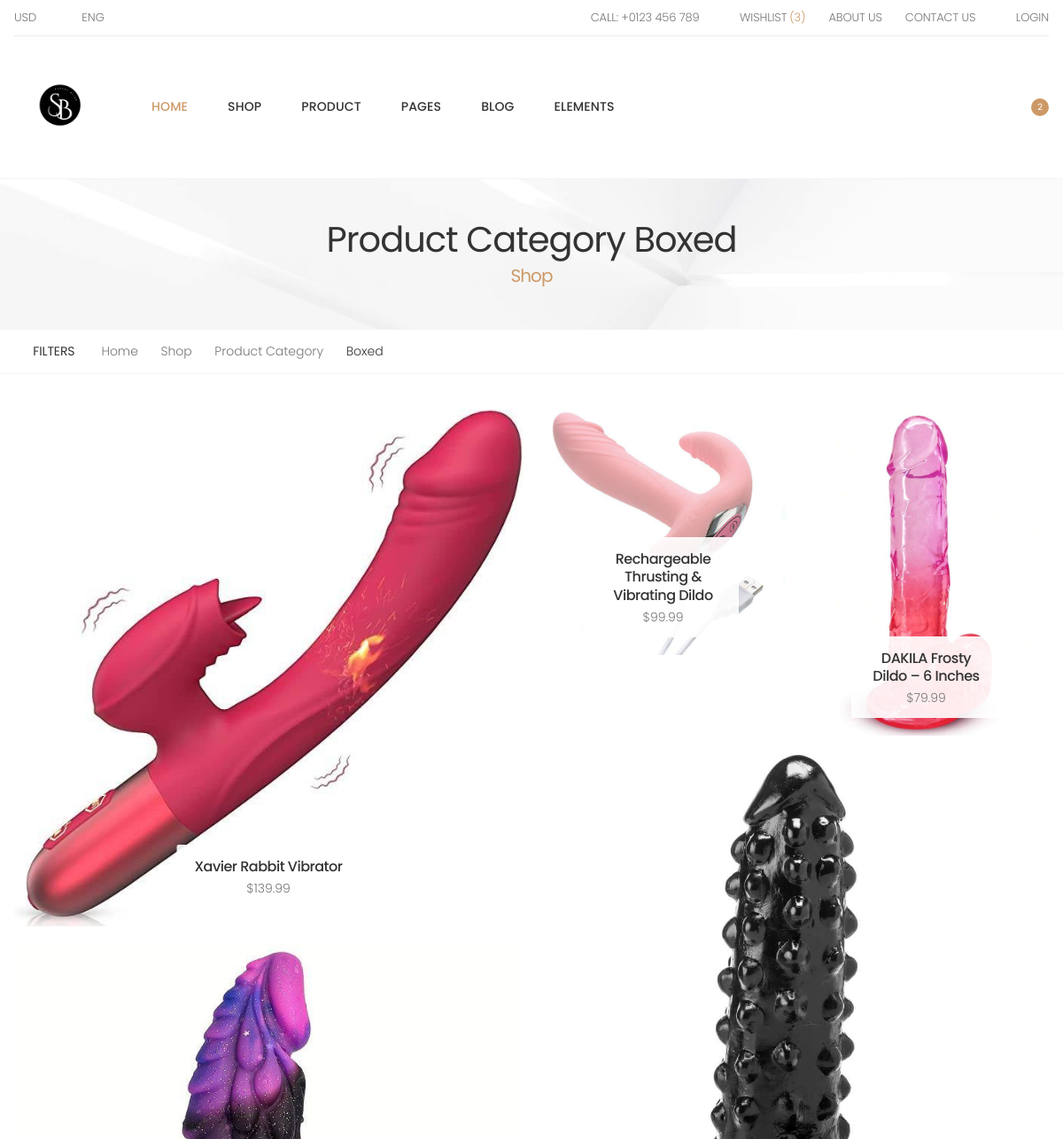
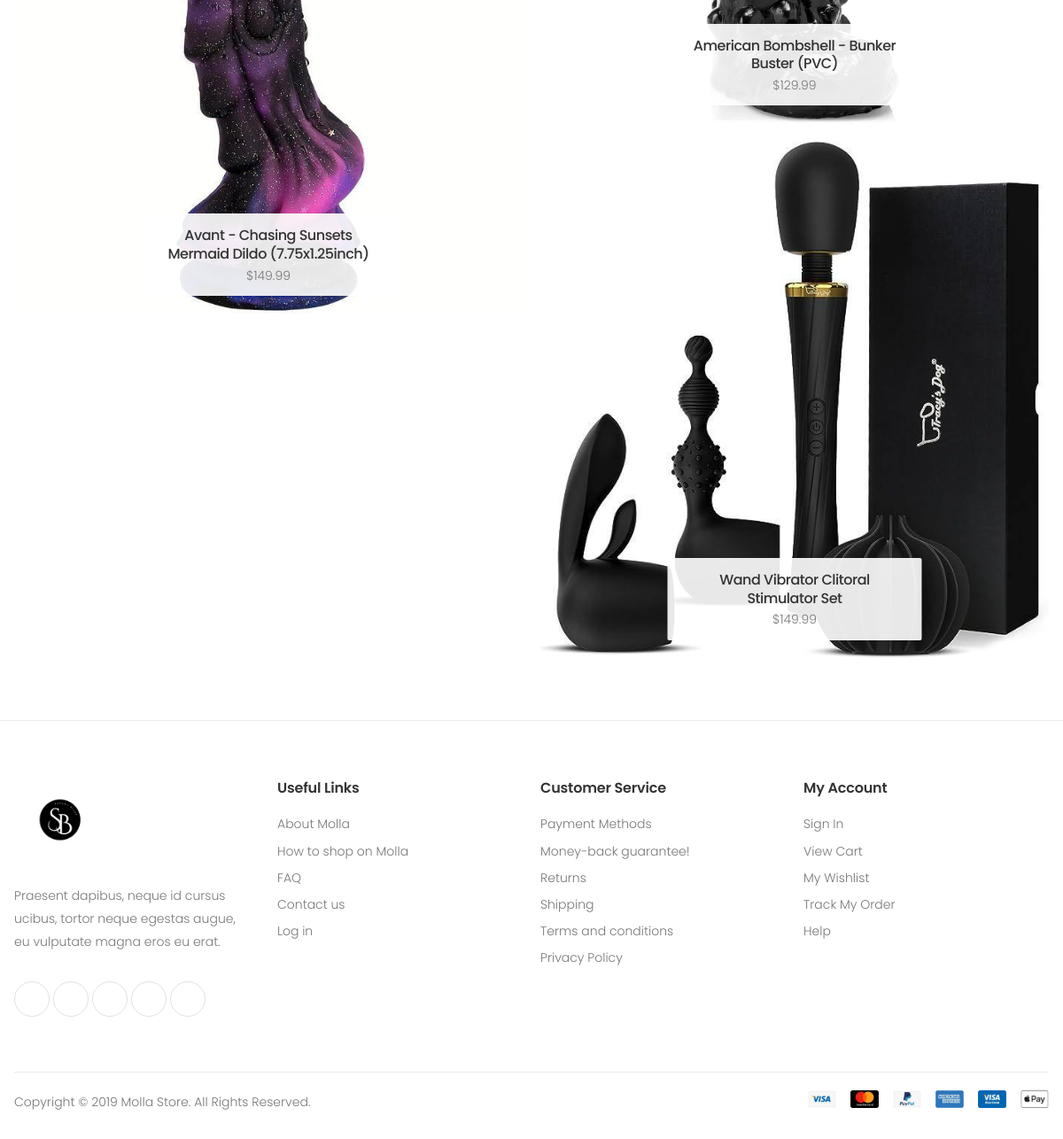
The page / on the database its author committed (2 pictures, top to bottom).
### ccapp/models.py (models this page shows)
class Product(models.Model):
    name = models.CharField(max_length=100)
    price = models.CharField(max_length=10)
    image = models.ImageField(upload_to='products/', blank=True, null=True)

### ccapp/views.py (the view)
# urls.py: path('', views.home, name='home'),
def home(request):
    products = Product.objects.all()
    return render(request, 'product-category-boxed.html', {'products': products})

### templates/product-category-boxed.html (shortened to what this page needs)
{% load static %}
<!DOCTYPE html>
<html lang="en">
  <head>
    <link rel="stylesheet" href="{% static 'assets/css/bootstrap.min.css' %}" />
    <link rel="stylesheet" href="{% static 'assets/css/style.css' %}" />
  </head>
  <body>
    <div class="page-wrapper">
      <header class="header">
        <div class="header-top">
          <div class="container">
            <div class="header-left">
              <div class="header-dropdown">
                <a href="#">Usd</a>
              </div>
              <div class="header-dropdown">
                <a href="#">Eng</a>
              </div>
            </div>
            <div class="header-right">
              <ul class="top-menu">
                <li>
                  <ul>
                    <li>
                      <a href="tel:#"
                        ><i class="icon-phone"></i>Call: +0123 456 789</a
                      >
                    </li>
                    <li>
                      <a href="#"
                        ><i class="icon-heart-o"></i>Wishlist
                        <span>(3)</span></a
                      >
                    </li>
                    <li><a href="#">About Us</a></li>
                    <li><a href="#">Contact Us</a></li>
                    <li>
                      <a href="#signin-modal" data-toggle="modal"
                        ><i class="icon-user"></i>Login</a
                      >
                    </li>
                  </ul>
                </li>
              </ul>
            </div>
          </div>
        </div>
        <div class="header-middle sticky-header">
          <div class="container">
            <div class="header-left">
              <a href="{% url 'home' %}" class="logo">
                <img
                  src="{% static 'assets/images/bliss.png' %}"
                  alt="Molla Logo"
                  width="105"
                  height="25"
                />
              </a>
              <nav class="main-nav">
                <ul class="menu sf-arrows">
                  <li class="megamenu-container active">
                    <a href="{% url 'home' %}" class="sf-with-ul">Home</a>
                  </li>
                  <li>
                    <a href="{% url 'home' %}" class="sf-with-ul">Shop</a>
                  </li>
                  <li>
                    <a href="{% url 'home' %}" class="sf-with-ul">Product</a>
                  </li>
                  <li>
                    <a href="#" class="sf-with-ul">Pages</a>
                  </li>
                  <li>
                    <a href="{% url 'home' %}" class="sf-with-ul">Blog</a>
                  </li>
                  <li>
                    <a href="{% url 'home' %}" class="sf-with-ul">Elements</a>
                  </li>
                </ul>
              </nav>
            </div>
            <div class="header-right">
              <div class="header-search">
                <a href="#" class="search-toggle" role="button" title="Search"
                  ><i class="icon-search"></i
                ></a>
              </div>
              <div class="dropdown compare-dropdown">
                <a
                  href="#"
                  class="dropdown-toggle"
                  role="button"
                  data-toggle="dropdown"
                  aria-haspopup="true"
                  aria-expanded="false"
                  data-display="static"
                  title="Compare Products"
                  aria-label="Compare Products"
                >
                  <i class="icon-random"></i>
                </a>
              </div>
              <div class="dropdown cart-dropdown">
                <a
                  href="#"
                  class="dropdown-toggle"
                  role="button"
                  data-toggle="dropdown"
                  aria-haspopup="true"
                  aria-expanded="false"
                  data-display="static"
                >
                  <i class="icon-shopping-cart"></i>
                  <span class="cart-count">2</span>
                </a>
              </div>
            </div>
          </div>
        </div>
      </header>
      <main class="main">
        <div
          class="page-header text-center"
          style="background-image: url('assets/images/page-header-bg.jpg')"
        >
          <div class="container">
            <h1 class="page-title">Product Category Boxed<span>Shop</span></h1>
          </div>
        </div>
        <nav
          aria-label="breadcrumb"
          class="breadcrumb-nav breadcrumb-with-filter"
        >
          <div class="container">
            <a href="#" class="sidebar-toggler"
              ><i class="icon-bars"></i>Filters</a
            >
            <ol class="breadcrumb">
              <li class="breadcrumb-item"><a href="{% url 'home' %}">Home</a></li>
              <li class="breadcrumb-item"><a href="#">Shop</a></li>
              <li class="breadcrumb-item"><a href="#">Product Category</a></li>
              <li class="breadcrumb-item active" aria-current="page">Boxed</li>
            </ol>
          </div>
        </nav>
        <div class="page-content">
          <div class="categories-page">
            <div class="container">
                <div class="row">
                    <div class="col-md-6">
                        {% for product in products|slice:":2" %}
                        <div class="banner banner-cat banner-badge">
                            <a href="#">
                                <img src="{{ product.image.url }}" alt="Banner" />
                            </a>
                            <a class="banner-link" href="{% url 'make_payment' product.pk %}">
                                <h3 class="banner-title">{{ product.name }}</h3>
                                <h4 class="banner-subtitle">{{ product.price }}</h4>
                            </a>
                        </div>
                        {% endfor %}
                    </div>
                    <div class="col-md-6">
                        <div class="row">
                            {% for product in products|slice:"2:4" %}
                            <div class="col-sm-6">
                                <div class="banner banner-cat banner-badge">
                                    <a href="#">
                                        <img src="{{ product.image.url }}" alt="Banner" />
                                    </a>
                                    <a class="banner-link" href="{% url 'make_payment' product.pk %}">
                                        <h3 class="banner-title">{{ product.name }}</h3>
                                        <h4 class="banner-subtitle">{{ product.price }}</h4>
                                    </a>
                                </div>
                            </div>
                            {% endfor %}
                        </div>
                        {% for product in products|slice:"4:6" %}
                        <div class="banner banner-cat banner-badge">
                            <a href="#">
                                <img src="{{ product.image.url }}" alt="Banner" />
                            </a>
                            <a class="banner-link" href="{% url 'make_payment' product.pk %}">
                                <h3 class="banner-title">{{ product.name }}</h3>
                                <h4 class="banner-subtitle">{{ product.price }}</h4>
                            </a>
                        </div>
                        {% endfor %}
                    </div>
                </div>
            </div>
        </div>
        </div>
      </main>
      <footer class="footer">
        <div class="footer-middle">
          <div class="container">
            <div class="row">
              <div class="col-sm-6 col-lg-3">
                <div class="widget widget-about">
                  <img
                    src="{% static 'assets/images/bliss.png' %}"
                    class="footer-logo"
                    alt="Footer Logo"
                    width="105"
                    height="25"
                  />
                  <p>
                    Praesent dapibus, neque id cursus ucibus, tortor neque
                    egestas augue, eu vulputate magna eros eu erat.
                  </p>
                  <div class="social-icons">
                    <a
                      href="#"
                      class="social-icon"
                      target="_blank"
                      title="Facebook"
                      ><i class="icon-facebook-f"></i
                    ></a>
                    <a
                      href="#"
                      class="social-icon"
                      target="_blank"
                      title="Twitter"
                      ><i class="icon-twitter"></i
                    ></a>
                    <a
                      href="#"
                      class="social-icon"
                      target="_blank"
                      title="Instagram"
                      ><i class="icon-instagram"></i
                    ></a>
                    <a
                      href="#"
                      class="social-icon"
                      target="_blank"
                      title="Youtube"
                      ><i class="icon-youtube"></i
                    ></a>
                    <a
                      href="#"
                      class="social-icon"
                      target="_blank"
                      title="Pinterest"
                      ><i class="icon-pinterest"></i
                    ></a>
                  </div>
                </div>
              </div>
              <div class="col-sm-6 col-lg-3">
                <div class="widget">
                  <h4 class="widget-title">Useful Links</h4>
                  <ul class="widget-list">
                    <li><a href="#">About Molla</a></li>
                    <li><a href="#">How to shop on Molla</a></li>
                    <li><a href="#">FAQ</a></li>
                    <li><a href="#">Contact us</a></li>
                    <li><a href="#">Log in</a></li>
                  </ul>
                </div>
              </div>
              <div class="col-sm-6 col-lg-3">
                <div class="widget">
                  <h4 class="widget-title">Customer Service</h4>
                  <ul class="widget-list">
                    <li><a href="#">Payment Methods</a></li>
                    <li><a href="#">Money-back guarantee!</a></li>
                    <li><a href="#">Returns</a></li>
                    <li><a href="#">Shipping</a></li>
                    <li><a href="#">Terms and conditions</a></li>
                    <li><a href="#">Privacy Policy</a></li>
                  </ul>
                </div>
              </div>
              <div class="col-sm-6 col-lg-3">
                <div class="widget">
                  <h4 class="widget-title">My Account</h4>
                  <ul class="widget-list">
                    <li><a href="#">Sign In</a></li>
                    <li><a href="{% url 'home' %}">View Cart</a></li>
                    <li><a href="#">My Wishlist</a></li>
                    <li><a href="#">Track My Order</a></li>
                    <li><a href="#">Help</a></li>
                  </ul>
                </div>
              </div>
            </div>
          </div>
        </div>
        <div class="footer-bottom">
          <div class="container">
            <p class="footer-copyright">
              Copyright © 2019 Molla Store. All Rights Reserved.
            </p>
            <figure class="footer-payments">
              <img
                src="{% static 'assets/images/payments.png' %}"
                alt="Payment methods"
                width="272"
                height="20"
              />
            </figure>
          </div>
        </div>
      </footer>
    </div>
  </body>
</html>

### rows shown on the page
Product: image (picture), name "Xavier Rabbit Vibrator", price "$139.99"
Product: image (picture), name "Avant - Chasing Sunsets Mermaid Dildo (7.75x1.25inch)", price "$149.99"
Product: image (picture), name "Rechargeable Thrusting & Vibrating Dildo", price "$99.99"
Product: image (picture), name "DAKILA Frosty Dildo – 6 Inches", price "$79.99"
Product: image (picture), name "American Bombshell - Bunker Buster (PVC)", price "$129.99"
Product: image (picture), name "Wand Vibrator Clitoral Stimulator Set", price "$149.99"
